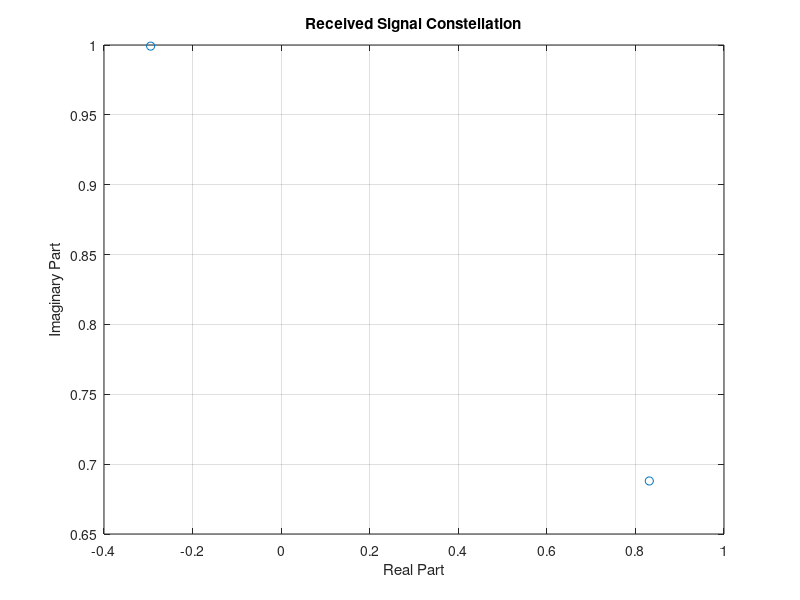

This figure's MATLAB source:
% Parameters
Nt = 2; % Number of transmit antennas
Nr = 2; % Number of receive antennas
P = 10; % Transmit power
N0 = 1; % Noise power

% Channel matrix
H = [1 0.5; 0.5 1];

% Transmitted signal
x = [1; 0];

% Received signal
y = H * x + sqrt(N0/2) * (randn(Nr,1) + 1j * randn(Nr,1));

disp('Received signal:');
disp(y);

% Plot received signal
figure;
plot(real(y), imag(y), 'o');
title('Received Signal Constellation');
xlabel('Real Part');
ylabel('Imaginary Part');
grid on;
